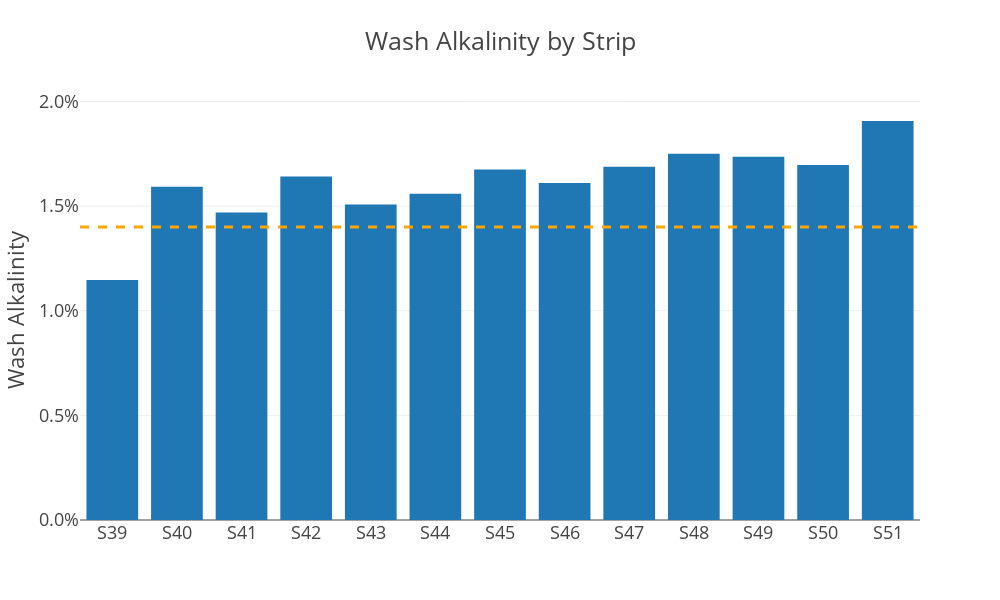

Notebook code cell kept with this figure:
### Code cell
# group by strip & weighted av of wash_alk_ad
df_strip = (
    df.groupby("strip")
    .apply(weighted_average, "wash_alk_ad", "wash_qty")
    .reset_index(name="wash_alk_ad")
    .query('strip not in ("S52","S53","S54","S55")')
)
df_strip
fig = px.bar(
    df_strip,
    x="strip",
    y="wash_alk_ad",
    title="Wash Alkalinity by Strip",
    template="presentation",
)
fig.add_hline(y=0.014, line_width=3, line_dash="dash", line_color="orange")
fig.update_layout(
    yaxis_tickformat=".1%",  # None
    # , yaxis_rangemode = 'tozero'
    xaxis_title=None,
    yaxis_title="Wash Alkalinity",
    # , title='<b>stMATIC Aave V3 Polygon Supply Cap Utilisation</b>'
    hovermode="x",
)

fig.update_layout(width=1000, height=600)
fig

### Figure 1 — Plotly figure (JSON) as saved in the notebook; plotly's stock layout.template omitted (floating-point values rounded to 4 significant figures)
{"data": [{"alignmentgroup": "True", "hovertemplate": "strip=%{x}<br>wash_alk_ad=%{y}<extra></extra>", "legendgroup": "", "marker": {"color": "#1F77B4", "pattern": {"shape": ""}}, "name": "", "offsetgroup": "", "orientation": "v", "showlegend": false, "textposition": "auto", "type": "bar", "x": ["S39", "S40", "S41", "S42", "S43", "S44", "S45", "S46", "S47", "S48", "S49", "S50", "S51"], "xaxis": "x", "y": [0.01147, 0.01593, 0.01469, 0.01641, 0.01508, 0.0156, 0.01675, 0.01611, 0.01689, 0.01751, 0.01736, 0.01696, 0.01907], "yaxis": "y"}], "layout": {"barmode": "relative", "height": 600, "hovermode": "x", "legend": {"tracegroupgap": 0}, "shapes": [{"line": {"color": "orange", "dash": "dash", "width": 3}, "type": "line", "x0": 0, "x1": 1, "xref": "x domain", "y0": 0.014, "y1": 0.014, "yref": "y"}], "title": {"text": "Wash Alkalinity by Strip"}, "width": 1000, "xaxis": {"anchor": "y", "domain": [0, 1], "title": {}}, "yaxis": {"anchor": "x", "domain": [0, 1], "tickformat": ".1%", "title": {"text": "Wash Alkalinity"}}}}
